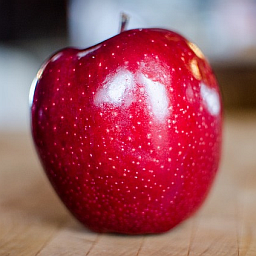
//> input picture 1 histo/testdata/apple_256x256.png, 256 x 256 px
$ ./cv_idz '../../1 histo/testdata/apple_256x256.png'   (built with g++ and OpenCV 4)
//> lines starting //> are read from the running program, lines starting //| are printed output that depends on the picture; after the words box and inside, x2 and y2 are one past the last pixel; in counts of white or black regions, pixels touching at a corner belong together
//> further down, original is the input picture: 256 rows x 256 cols, CV_8UC3; mean B, G, R 92.4, 82.2, 157.4
#include "opencv2/highgui.hpp"
#include "opencv2/imgcodecs.hpp"
#include "opencv2/imgproc.hpp"
#include <iostream>

using namespace std;
using namespace cv;

const int sliderMax = 2;
int slider;

Mat original;
Mat changed;
Mat histogram;

void stepOtsu(vector<int> &s, int level, int levels, vector<double> &his, vector<int> &t, vector<double> &W, vector<double> &M, vector<double> &MK, double MT, double curMax, double *max, vector<double> &sumMax) {
	for (; s[level] < 255; s[level]++) {
		int i = s[level];
		W[level] += his[i];
		MK[level] += i * his[i];
		M[level] = MK[level] / W[level];

		s[level + 1] = i + 1;
		if (level < levels - 1) {
			MK[level + 1] = 0;
			W[level + 1] = 0;

			stepOtsu(s, level + 1, levels, his, t, W, M, MK, MT, curMax, &*max, sumMax);
		}
		else {
			double Wsum = 0;
			double MKsum = 0;

			for (int k = 0; k < levels; k++) {
				Wsum += W[k];
				MKsum += MK[k];
			}

			W[level + 1] = 1 - Wsum;
			MK[level + 1] = MT - MKsum;

			if (MK[level + 1] <= 0) break;

			M[level + 1] = MK[level + 1] / W[level + 1];

			curMax = 0;
			for (int k = 0; k < levels + 1; k++) {
				curMax += W[k] * (M[k] - MT)*(M[k] - MT);
			}
			for (int k = 0; k < levels; k++) {
				if (sumMax[s[k]] < curMax) {
					sumMax[s[k]] = curMax;
				}
			}
			if (*max < curMax) {
				*max = curMax;
				for (int k = 0; k < levels; k++) {
					t[k] = s[k];
				}
			}
		}

	}
}

vector<int> multiOtsu(vector<double> &his, int levels, vector<double> &maxd) {

	vector<int> thresholds(levels, 0);
	vector<int> s(levels + 1, 0);

	vector<double> W(levels + 1, 0);
	vector<double> M(levels + 1, 0);
	vector<double> MK(levels + 1, 0);

	double MT = 0;
	double curMax = 0;
	double max = 0;

	for (int i = 0; i < 256; i++) {
		MT += i * his[i];
	}
	stepOtsu(s, 0, levels, his, thresholds, W, M, MK, MT, curMax, &max, maxd);

	// normalize
	for (int i = 0; i < 256; i++) {
		maxd[i] = maxd[i]*200/ max;
	}

	return thresholds;
}

vector<vector<double>> makeLines(vector<int> th, vector<double> &his, int levels) {

	vector<vector<double>> lines((levels + 1), vector<double>(256, 0));
	double MT = 0;

	for (int i = 0; i < 256; i++) {
		MT += i * his[i];
	}

	for (int i = 0; i < levels; i++) {

		int start = 0;
		if (i != 0)
			start = th[i - 1] + 1;

		int end = 255;
		if (i != levels - 1)
			end = th[i + 1];


		double W = 0;
		double MK = 0;

		double Wmax = 0;
		double MKmax = 0;

		for (int j = start; j <= end; j++) {
			Wmax += his[j];
			MKmax += j * his[j];
		}

		double sum = 1/0;
		int nth = 0;

		for (int j = start; j <= end; j++) {

			W += his[j];
			MK += j * his[j];

			Wmax += -his[j];
			MKmax += -j * his[j];

			double d = 0;
			double M = MK / W;

			double dmax = 0;
			double Mmax = MKmax / Wmax;


			for (int k = start; k <= j; k++) {
				d += (k - M)*(k - M)*his[k]/W;
			}
			for (int k = j + 1; k <= end; k++) {
				dmax += (k - Mmax)*(k - Mmax)*his[k] / Wmax;
			}
			if (W == 0) {
				M = 0;
				d = 0;
			}
			if (Wmax == 0) {
				Mmax = 0;
				dmax = 0;
			}


			lines[i + 1][j] += d;

			if(lines[i][j] > dmax || lines[i][j] == 0)
				lines[i][j] = dmax;

			cout << j << "	" << d*W << "	" << dmax*Wmax << "	" << (d*W + dmax*Wmax) << endl;
		}
		cout << endl;
	}
	cout << endl;

	// normalize
	double max = 0;
	for (int i = 0; i < lines.size(); i++) {
		for (int j = 0; j < 256; j++) {
			if (lines[i][j] > max) {
				max = lines[i][j];
			}
		}
	}
	for (int i = 0; i < lines.size(); i++) {
		for (int j = 0; j < 256; j++) {
			if(lines[i][j] != 0)
				lines[i][j] = lines[i][j] * 200 / max;
		}
	}

	return lines;
}


// [44 lines left out: function createHisto, not called in this run]

void on_trackbar(int, void*)
{
	int lvl = (int) slider + 1;

	changed = Mat::zeros(original.rows, original.cols, CV_8U);

	vector<double> histo(256, 0);
	vector<double> dmax(256, 0);
	int pixelCount = changed.rows*changed.cols;
//> pixelCount = 65536


	for (int i = 0; i < changed.rows; i++) {
		for (int j = 0; j < changed.cols; j++) {
			int intGray = floor(original.at<Vec3b>(i, j)[2] * 0.2126 + original.at<Vec3b>(i, j)[1] * 0.7152 + original.at<Vec3b>(i, j)[0] * 0.0722);
			changed.at<uchar>(i, j) = intGray;
			histo[intGray] += 1;
		}
	}
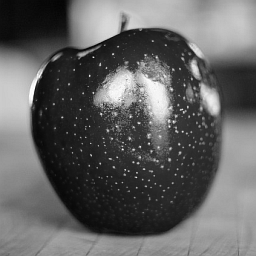
//> changed: 256 rows x 256 cols, CV_8UC1; min 3, max 254, mean 98.4
//> after the loop, histo = 256 values, max 838 at index 41, min 0 at index 0, mean 256

	vector<double> histoImg = histo;
//> histoImg has the same summary as histo
	double maxnumber = 0;

	for (int i = 0; i < 256; i++) {
		histo[i] = histo[i] / pixelCount;
		if (histoImg[i] > maxnumber) {
			maxnumber = histoImg[i];
		}
	}
//> this loop made 256 passes
//> maxnumber on passes 4, 5, 6, 7, 8, 9, 10, 11, 12, 13, 26, 27: 1, 16, 17, 52, 99, 102, 207, 318, 440, 518, 549, 700
//> after the loop, histo = 256 values, max 0.0128 at index 41, min 0 at index 0, mean 0.00391; maxnumber = 838

	vector<int> realStep = multiOtsu(histo, lvl, dmax);
//> the loop in multiOtsu, `for (int i = 0; i < 256; i++)` made 256 passes
//> MT on passes 1 to 3: 0, 0, 0
//> after the loop in multiOtsu, `for (int i = 0; i < 256; i++)`: MT = 98.39
//> the loop in stepOtsu, `for (; s[level] < 255; s[level]++)` made 255 passes
//> (Wsum, MKsum) on passes 2 to 13: (0, 0), (0, 0), (1.53e-05, 4.58e-05), (0.000259, 0.00102), (0.000519, 0.00232), (0.00131, 0.00708), (0.00282, 0.0177), (0.00438, 0.0301), (0.00754, 0.0585), (0.0124, 0.107), (0.0191, 0.181), (0.027, 0.276)
//> after the loop in stepOtsu, `for (; s[level] < 255; s[level]++)`: s = [254, 255]; W = [1, 0]; MK = [98.39, 0]; M = [98.39, 254]; t = [100]; curMax = 8.13; sumMax = 256 values, max 3415.9 at index 100, min 0 at index 0, mean 1811.1
//> in multiOtsu, `stepOtsu(s, 0, levels, his, thresholds, W, M, MK, MT, curMax, &max, ma..`: s = [254, 255]; thresholds = [100]; W = [1, 0]; M = [98.39, 254]; MK = [98.39, 0]; max = 3415.9
//> after the loop in multiOtsu, `for (int i = 0; i < 256; i++)`: maxd = 256 values, max 200 at index 100, min 0 at index 0, mean 106
//> dmax has the same summary as maxd in multiOtsu; realStep = [100]
	vector<int> colorOfGray(lvl, 0);
	double step = 255 / lvl;
	for (int i = 0; i < lvl; i++) {
		colorOfGray[i] = (int)(step * (i + 1));
	}

	for (int i = 0; i < changed.rows; i++) {
		for (int j = 0; j < changed.cols; j++) {
			int intGray = 0;

			for (int k = 0; k < lvl; k++) {
				if (changed.at<uchar>(i, j) < realStep[k])
					break;
				intGray = colorOfGray[k];
			}
			changed.at<uchar>(i, j) = intGray;
		}
	}
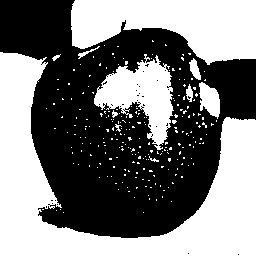
//> changed: 256 rows x 256 cols, CV_8UC1; 48.3% white; 245 white regions (234 under 20 px), largest, box (x1, y1, x2, y2) and area: (0, 52, 256, 256) 18318, (71, 0, 256, 65) 8127, (94, 54, 174, 150) 3640

	vector<vector<double>> disp = makeLines(realStep, histo, lvl);
//> the loop in makeLines, `for (int i = 0; i < 256; i++)` made 256 passes
//> after the loop in makeLines, `for (int i = 0; i < 256; i++)`: MT = 98.39

	createHisto(histoImg, maxnumber, realStep, dmax, disp);

	imshow("Otsu", changed);
	imshow("Histo", histogram);
}

// [43 lines left out: function otsu, not called in this run]

int main(int argc, char** argv)
{

	original = cv::imread(argv[1]);

	/// Create Windows
	namedWindow("Histo", 1);
	namedWindow("Otsu", 1);
	slider = 0;

	/// Create Trackbars
	char TrackbarName[50];
	sprintf(TrackbarName, "Levels x %d", sliderMax + 1);

	createTrackbar(TrackbarName, "Histo", &slider, sliderMax, on_trackbar);
//> (the run ends here: the program crashes, at `double sum = 1/0;`)
